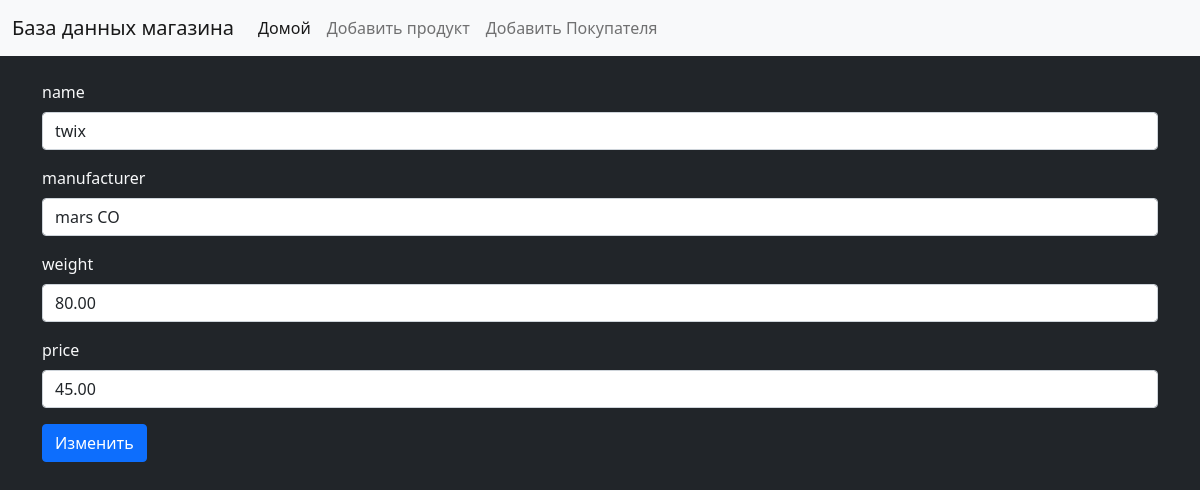
/change/3, run on the app's committed database.
### Shop/models.py (models this page shows, shortened)
class Product(models.Model):
    name = models.CharField(max_length=255)
    manufacturer = models.CharField(max_length=255)
    weight = models.DecimalField(max_digits=10, decimal_places=2)
    price = models.DecimalField(max_digits=10, decimal_places=2)

### Shop/views.py (the view)
# urls.py: path('change/<int:pk>', views.edit_product, name='change'),
def edit_product(request, pk):
    product = get_object_or_404(Product, pk=pk)
    if request.method == 'POST':
        form = ProductForm(request.POST, instance=product)
        if form.is_valid():
            form.save()
            return HttpResponseRedirect(reverse('Shop:home'))
    else:
        form = ProductForm(instance=product)
    return render(request, 'Shop/change_product.html', {'form': form})

### Shop/forms.py
class ProductForm(ModelForm):
    class Meta:
        model = Product
        fields = ['name', 'manufacturer', 'weight', 'price']
        widgets = {
            'name': TextInput(attrs={
                'class': 'form-control'
            }),
            'manufacturer': TextInput(attrs={
                'class': 'form-control'
            }),
            'weight': TextInput(attrs={
                'class': 'form-control'
            }),
            'price': TextInput(attrs={
                'class': 'form-control'
            })
        }

### Shop/templates/Shop/change_product.html (shortened to what this page needs)
{% extends 'Shop/base.html' %}
{% block content %}
    <form method="post" class="container text-light mt-4">
        <div class="mb-3">
            <label class="form-label">name</label>
            {{ form.name }}
        </div>
        <div class="mb-3">
            <label class="form-label">manufacturer</label>
            {{ form.manufacturer }}
        </div>
        <div class="mb-3">
            <label class="form-label">weight</label>
            {{ form.weight }}
        </div>
        <div class="mb-3">
            <label class="form-label">price</label>
            {{ form.price }}
        </div>
        <button type="submit" class="btn btn-primary">Изменить</button>
    </form>
{% endblock %}

### data on the page
Product: name "twix", manufacturer "mars CO", weight "80.00", price "45.00"
